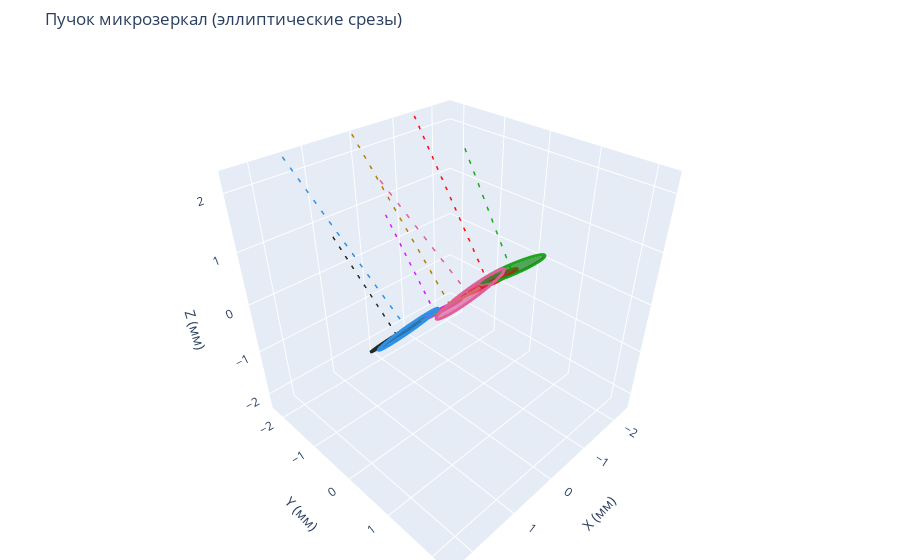

Write notebook code for a chart like this one.
### Code cell
colors = qualitative.Dark24 + qualitative.Plotly + qualitative.Alphabet
fig = go.Figure()

incoming_dir = np.array([0.0, 0.0, -1.0])  # ???????? ??? ?????? ????
ray_len_in = max(cfg.label_offset * 1.5, cfg.fiber_diameter * 8.0)
ray_len_out = ray_len_in
extra_points = []

for idx, (mirror, geom) in enumerate(geometries):
    color = colors[idx % len(colors)]
    fig.add_trace(
        go.Surface(
            x=geom["X"],
            y=geom["Y"],
            z=geom["Z"],
            surfacecolor=np.zeros_like(geom["X"]),
            cmin=0,
            cmax=1,
            colorscale=[[0, color], [1, color]],
            showscale=False,
            opacity=0.7,
            name=mirror.name,
            customdata=np.stack(
                [
                    np.full_like(geom["X"], mirror.cut_deg),
                    np.full_like(geom["X"], mirror.tilt_deg),
                    np.full_like(geom["X"], mirror.height),
                ],
                axis=-1,
            ),
            hovertemplate=(
                mirror.name
                + "<br>cut=%{customdata[0]:.1f} deg"
                + "<br>tilt=%{customdata[1]:.1f} deg"
                + "<br>z=%{customdata[2]:.2f} mm<extra></extra>"
            ),
        )
    )

    boundary = geom["boundary"]
    fig.add_trace(
        go.Scatter3d(
            x=boundary[:, 0],
            y=boundary[:, 1],
            z=boundary[:, 2],
            mode="lines",
            line=dict(color=color, width=6),
            name=f"{mirror.name} contour",
            showlegend=False,
        )
    )

    c = geom["center"]
    label = geom["label"]
    fig.add_trace(
        go.Scatter3d(
            x=[c[0], label[0]],
            y=[c[1], label[1]],
            z=[c[2], label[2]],
            mode="lines",
            line=dict(color=color, width=3, dash="dash"),
            showlegend=False,
        )
    )
    fig.add_trace(
        go.Scatter3d(
            x=[label[0]],
            y=[label[1]],
            z=[label[2]],
            mode="text",
            text=[
                f"{mirror.name}\ncut={mirror.cut_deg:.1f} deg\ntil={mirror.tilt_deg:.1f} deg\nz={mirror.height:.2f} mm"
            ],
            textposition="top center",
            textfont=dict(color=color, size=12),
            showlegend=False,
        )
    )

    # ????????? ???? ????? ?????????? ?????????: R = I - 2 nn^T
    n = geom["normal"] / np.linalg.norm(geom["normal"])
    reflect_mat = np.eye(3) - 2.0 * np.outer(n, n)
    outgoing_dir = reflect_mat @ incoming_dir
    outgoing_dir = outgoing_dir / np.linalg.norm(outgoing_dir)

    incoming_start = c - incoming_dir * ray_len_in  # ????? ???? ???????
    incoming_pts = np.vstack([incoming_start, c])
    outgoing_end = c + outgoing_dir * ray_len_out
    outgoing_pts = np.vstack([c, outgoing_end])
    extra_points.extend([incoming_start, outgoing_end])

    fig.add_trace(
        go.Scatter3d(
            x=incoming_pts[:, 0],
            y=incoming_pts[:, 1],
            z=incoming_pts[:, 2],
            mode="lines",
            line=dict(color="#d62728", width=5),
            name=f"{mirror.name} incoming",
            showlegend=(idx == 0),
        )
    )
    fig.add_trace(
        go.Scatter3d(
            x=outgoing_pts[:, 0],
            y=outgoing_pts[:, 1],
            z=outgoing_pts[:, 2],
            mode="lines",
            line=dict(color="#2ca02c", width=5),
            name=f"{mirror.name} reflected",
            showlegend=(idx == 0),
        )
    )

# ????????? ???????? ????? ? ?????? ?????
bbox_min_ext = bbox_min.copy()
bbox_max_ext = bbox_max.copy()
if extra_points:
    p = np.array(extra_points)
    bbox_min_ext = np.minimum(bbox_min_ext, p.min(axis=0))
    bbox_max_ext = np.maximum(bbox_max_ext, p.max(axis=0))

fig.update_layout(
    title="????? ???????????: ????? ? ????",
    scene=dict(
        xaxis=dict(title="X (mm)", range=[bbox_min_ext[0] - padding, bbox_max_ext[0] + padding]),
        yaxis=dict(title="Y (mm)", range=[bbox_min_ext[1] - padding, bbox_max_ext[1] + padding]),
        zaxis=dict(title="Z (mm)", range=[bbox_min_ext[2] - padding, bbox_max_ext[2] + padding]),
        aspectmode="cube",
    ),
    margin=dict(l=0, r=0, t=50, b=0),
)
fig.show()
